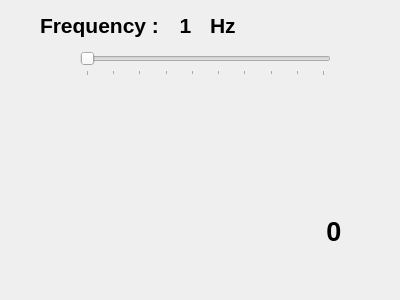
<?xml version="1.0" encoding="UTF-8"?>
<ui version="4.0">
 <class>Gui</class>
 <widget class="QWidget" name="Gui">
  <property name="geometry">
   <rect>
    <x>0</x>
    <y>0</y>
    <width>400</width>
    <height>300</height>
   </rect>
  </property>
  <property name="windowTitle">
   <string>Gui</string>
  </property>
  <widget class="QLabel" name="led_25">
   <property name="enabled">
    <bool>true</bool>
   </property>
   <property name="geometry">
    <rect>
     <x>300</x>
     <y>211</y>
     <width>68</width>
     <height>41</height>
    </rect>
   </property>
   <property name="font">
    <font>
     <pointsize>20</pointsize>
     <weight>75</weight>
     <bold>true</bold>
    </font>
   </property>
   <property name="text">
    <string>0</string>
   </property>
   <property name="alignment">
    <set>Qt::AlignCenter</set>
   </property>
  </widget>
  <widget class="QSlider" name="f_Slider">
   <property name="geometry">
    <rect>
     <x>80</x>
     <y>50</y>
     <width>251</width>
     <height>26</height>
    </rect>
   </property>
   <property name="minimum">
    <number>1</number>
   </property>
   <property name="maximum">
    <number>10</number>
   </property>
   <property name="orientation">
    <enum>Qt::Horizontal</enum>
   </property>
   <property name="tickPosition">
    <enum>QSlider::TicksBelow</enum>
   </property>
   <property name="tickInterval">
    <number>1</number>
   </property>
  </widget>
  <widget class="QLabel" name="frequency">
   <property name="geometry">
    <rect>
     <x>40</x>
     <y>10</y>
     <width>121</width>
     <height>31</height>
    </rect>
   </property>
   <property name="font">
    <font>
     <pointsize>16</pointsize>
     <weight>75</weight>
     <bold>true</bold>
    </font>
   </property>
   <property name="text">
    <string>Frequency :</string>
   </property>
  </widget>
  <widget class="QLabel" name="f_Label">
   <property name="geometry">
    <rect>
     <x>150</x>
     <y>10</y>
     <width>71</width>
     <height>31</height>
    </rect>
   </property>
   <property name="font">
    <font>
     <pointsize>16</pointsize>
     <weight>75</weight>
     <bold>true</bold>
    </font>
   </property>
   <property name="text">
    <string>1</string>
   </property>
   <property name="alignment">
    <set>Qt::AlignCenter</set>
   </property>
  </widget>
  <widget class="QLabel" name="HzLabel">
   <property name="geometry">
    <rect>
     <x>210</x>
     <y>10</y>
     <width>68</width>
     <height>31</height>
    </rect>
   </property>
   <property name="font">
    <font>
     <pointsize>16</pointsize>
     <weight>75</weight>
     <bold>true</bold>
    </font>
   </property>
   <property name="text">
    <string>Hz</string>
   </property>
  </widget>
 </widget>
 <layoutdefault spacing="6" margin="11"/>
 <resources/>
 <connections>
  <connection>
   <sender>f_Slider</sender>
   <signal>valueChanged(int)</signal>
   <receiver>f_Label</receiver>
   <slot>setNum(int)</slot>
   <hints>
    <hint type="sourcelabel">
     <x>159</x>
     <y>59</y>
    </hint>
    <hint type="destinationlabel">
     <x>203</x>
     <y>27</y>
    </hint>
   </hints>
  </connection>
 </connections>
</ui>
